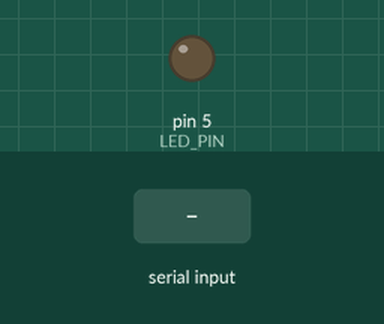
The sketch below on a simulated Arduino Uno, built with avr-gcc and run on an emulated ATmega328P. On the bench: output pins drawn as LEDs (lit = HIGH). Inputs (shaded band) come from the test bench.

Above: at 1.2 s.
1.3 s: "HIGH" received over Serial
At 3.0 s:
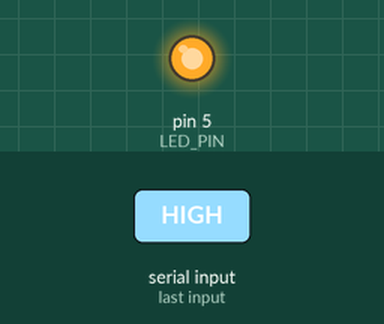
3.8 s: "LOW" received over Serial
At 6.0 s:
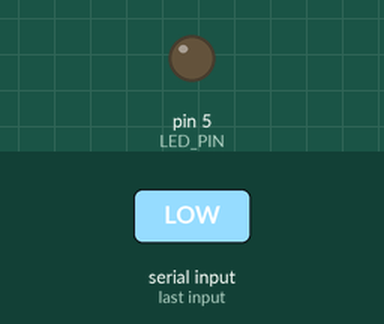
Timing chart, 0 to 7.5 s (numbered marks = the images above; inputs shaded):
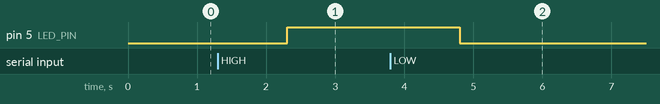

The sketch:

sketch_dec12a.ino
```cpp
const int LED_PIN = 5;

void setup() {
  pinMode(LED_PIN, OUTPUT);
  Serial.begin(9600); // Start serial communication
}

void loop() {
  if (Serial.available() > 0) {
    String data = Serial.readString(); // Read data from serial

    if (data == "HIGH") {
      digitalWrite(LED_PIN, HIGH); // Turn on LED
    } else if (data == "LOW") {
      digitalWrite(LED_PIN, LOW); // Turn off LED
    }
  }
}
```

Measured:
- after the input at 1.3 s, pin 5 (LED_PIN): LOW → HIGH after 1.0 s
- after the input at 3.8 s, pin 5 (LED_PIN): HIGH → LOW after 1.0 s
